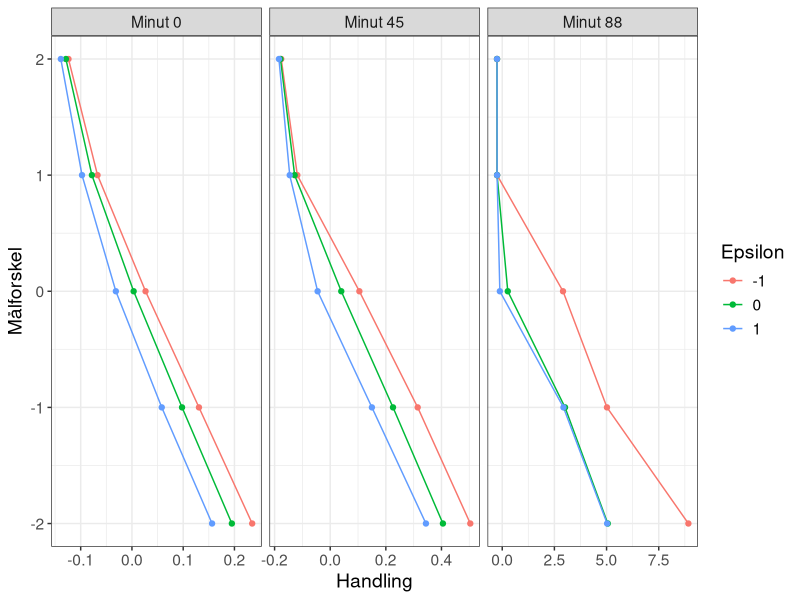
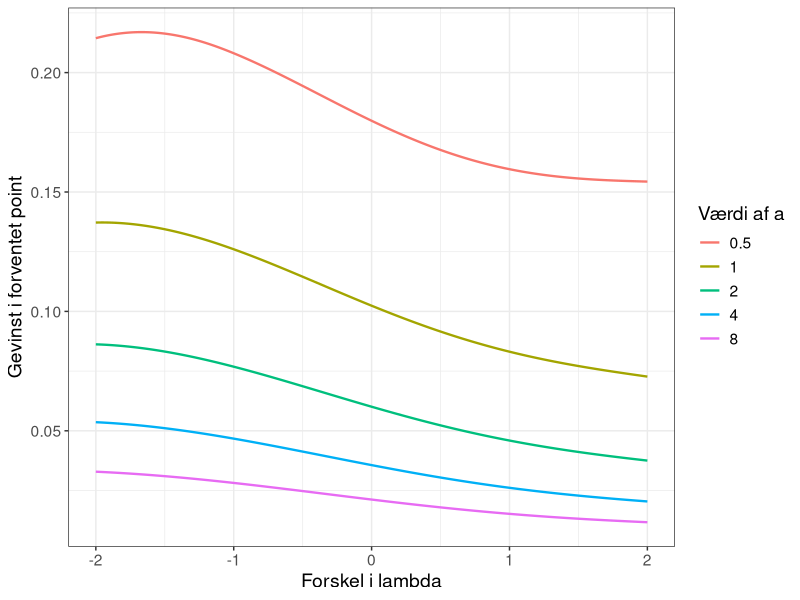

Recreate these plots in R, in order. (Note: a time limit stopped this script after it produced the figures.)
library(ggplot2)
#Den optimalestrategifunktion #
Strategi_funktion <- function(lam1,lam2,a_plus,a_minus,eps,dt) {
  matrix <- x_værdier <- mod_matrix <- matrix(0,nrow=21,ncol=1/dt+1)
  matrix[11,1/dt+1] <- mod_matrix[11,1/dt+1] <- 1+eps
  matrix[12:21,1/dt+1] <-3
  matrix[21,] <- 3
  mod_matrix[1,] <- 3
  mod_matrix[1:10,1/dt+1] <- 3
  x <- 0
  for (q in (1/dt):0) {
    for (p in 2:20) {
      if (2*matrix[p,q+1]-matrix[p-1,q+1]-matrix[p+1,q+1]<0) {
        x <- (2*matrix[p,q+1]-matrix[p-1,q+1]-matrix[p+1,q+1]) / (-abs(2*a_plus*(matrix[p-1,q+1]-matrix[p,q+1]-10^(-10))))
        if (a_plus*x^2+2*x+(lam1+lam2-1/dt)>0 ) {
          d <- 2^2-4*a_plus*(lam1+lam2-1/dt)
          højrerod <- (-2+sqrt(d))/(2*a_plus)
          x <- højrerod
        }
      }
      else if (2*matrix[p,q+1]-matrix[p-1,q+1]-matrix[p+1,q+1]>0){
        x <- (2*matrix[p,q+1]-matrix[p-1,q+1]-matrix[p+1,q+1]) / (-abs(2*a_minus*(matrix[p-1,q+1]-matrix[p,q+1]-10^(-10))))
        x <- max(x,-lam1)
        if (lam2+x+a_minus*x^2 < 0) {
          d <- 1-4*a_minus*lam2
          højrerod <- (-1+sqrt(d))/(2*a_minus)
          x <- højrerod
        }
      }
      else {
        x <- 0
      }
      x_værdier[p,q] <- x
      lam1x <- lam1 + x
      lam2x <- lam2 + x
      if (x>0){
        lam2x <- lam2x + a_plus*x^2
      }
      if (x<0){
        lam2x <- lam2x + a_minus*x^2
      }
      p_plus <- (lam1x)*dt
      p_minus <- (lam2x)*dt
      p_0 <- max(0,1-p_plus-p_minus)
      matrix[p,q] <- p_plus*matrix[p+1,q+1]+p_0*matrix[p,q+1]+p_minus*matrix[p-1,q+1]
      mod_matrix[p,q] <- p_plus*mod_matrix[p+1,q+1]+ p_0*mod_matrix[p,q+1]+p_minus*mod_matrix[p-1,q+1]
    }
  }
  return(list(XP=matrix,handling=x_værdier, mod_XP=mod_matrix))
}
#Oprettelse af XP for "klassisk" Poisson model #
ssh_pois <- function(lam1,lam2) {
  p_1 <- p_X <- p_2 <- 0
  for (i in 0:20){
    for (j in 0:20) {
      if (j < i)  {
        p_1 <-p_1+dpois(i,lam1)*dpois(j,lam2) } #ssh for hjemmemål>udemål
      if (j>i) {
        p_2  <- p_2 + dpois(i,lam1)*dpois(j,lam2)}
    }
  }
  p_X <- 1-p_1-p_2
  return(c(p_1,p_X,p_2))
}
XP_pois <- function(lam1,lam2){
  XP <- c(0,0)
  XP[1] <- 3*ssh_pois(lam1,lam2)[1]+ssh_pois(lam1,lam2)[2]
  XP[2] <- 3*ssh_pois(lam1,lam2)[3] + ssh_pois(lam1,lam2)[2]
  return(XP)
}
# Funktion der kan plotte 3 grafer i Facet-wrap for forskellige tidspunker#
graf_funktion_X <- function(minutter,målforskel,lam1,lam2,a_plus,a_minus,eps1,eps2,eps3,dt) {
  dataliste <- lapply(minutter, function(minut) {
    data.frame(
      forskel = rep((-målforskel):målforskel, 3),
      XP = c(
        Strategi_funktion(lam1, lam2, a_plus, a_minus, eps1, dt)$handling[(11 - målforskel):(11 + målforskel), minut],
        Strategi_funktion(lam1, lam2, a_plus, a_minus, eps2, dt)$handling[(11 - målforskel):(11 + målforskel), minut],
        Strategi_funktion(lam1, lam2, a_plus, a_minus, eps3, dt)$handling[(11 - målforskel):(11 + målforskel), minut]
      ),
      eps = factor(rep(c(eps1, eps2, eps3), each = 2 * målforskel + 1)),
      minut = as.factor(minut)
    )
  })
  data <- do.call(rbind,dataliste)
  graf <- ggplot(data, aes(y=forskel,x=XP, color=eps)) + geom_line() + geom_point() + 
    facet_wrap(~minut,ncol=3,labeller=labeller(minut= function(x) paste("Minut",(as.numeric(x)/2)-1)),  scales="free_x") + 
    labs(y = "Målforskel", x = "Handling", color = "Epsilon")+
    theme_bw() + theme(legend.position = "right") + theme(text=element_text(size=14))
  return(graf)
}
# Kørsel af denne vil give plot svarende til figur 5 #
graf_funktion_X(c(2*1,2*46,2*89),2,1.6,1.4,2,2,-1,0,1, 1/180)

#Oprettelse af sekvens for lambda og plot svarende til figur 6 #
dt <- 1/180
lam_sekvens <- seq(-2,2, by=0.01)

data <- data.frame(lam_forskel = as.numeric(), XP_diff = as.numeric(), a_værdier= as.numeric())
for (a in c(0.5,1,2,4,8)){
  for (lam_diff in lam_sekvens){
    lam1 <- 1.5 + lam_diff/2
    lam2 <- 1.5 - lam_diff/2
    XP_model <- Strategi_funktion(lam1,lam2,a,a,0,dt)$XP[11,1]
    XP_0 <- XP_pois(lam1,lam2)[1]
    data <- rbind(data, data.frame(lam_forskel = lam1-lam2, XP_diff=XP_model-XP_0, a_værdier= a))
    }
  }
ggplot(data=data, aes(x=lam_forskel, y=XP_diff, color=as.factor(a_værdier))) + 
  geom_line(size=0.8) + labs(x="Forskel i lambda", y= "Gevinst i forventet point", color="Værdi af a")+
  theme_bw() + theme(text=element_text(size=14))

# Oprettelse af sekvens af a, og plot svarende til figur 7 #
data2 <- data.frame(lam_forskel = as.numeric(), XP_diff = as.numeric(), a_forskel= as.numeric())
lam_sekvens2 <- seq(-2,2, by=0.5)
a_sekvens <- seq(-4,4, by=0.01)
for (a_diff in a_sekvens){
  a_plus <- 2.5 + a_diff/2
  a_minus <- 2.5 - a_diff/2
  for (lam_diff in lam_sekvens2){
    lam1 <- 1.5 + lam_diff/2
    lam2 <- 1.5 - lam_diff/2
    XP_model <- Strategi_funktion(lam1,lam2,a_plus,a_minus,0,dt)$XP[11,1]
    XP_0 <- XP_pois(lam1,lam2)[1]
    data2 <- rbind(data2, data.frame(lam_forskel = lam1-lam2, XP_diff=XP_model-XP_0, a_forskel=a_plus-a_minus))
  }
}

ggplot(data=data2, aes(x=a_forskel, y=XP_diff, color=as.factor(lam_forskel)))+
  geom_line(size=0.8)+ labs(x="Forskel i a", y="Gevinst i forventet point", color="Forskel i lambda")+
  theme_bw()+ theme(text=element_text(size=14))
